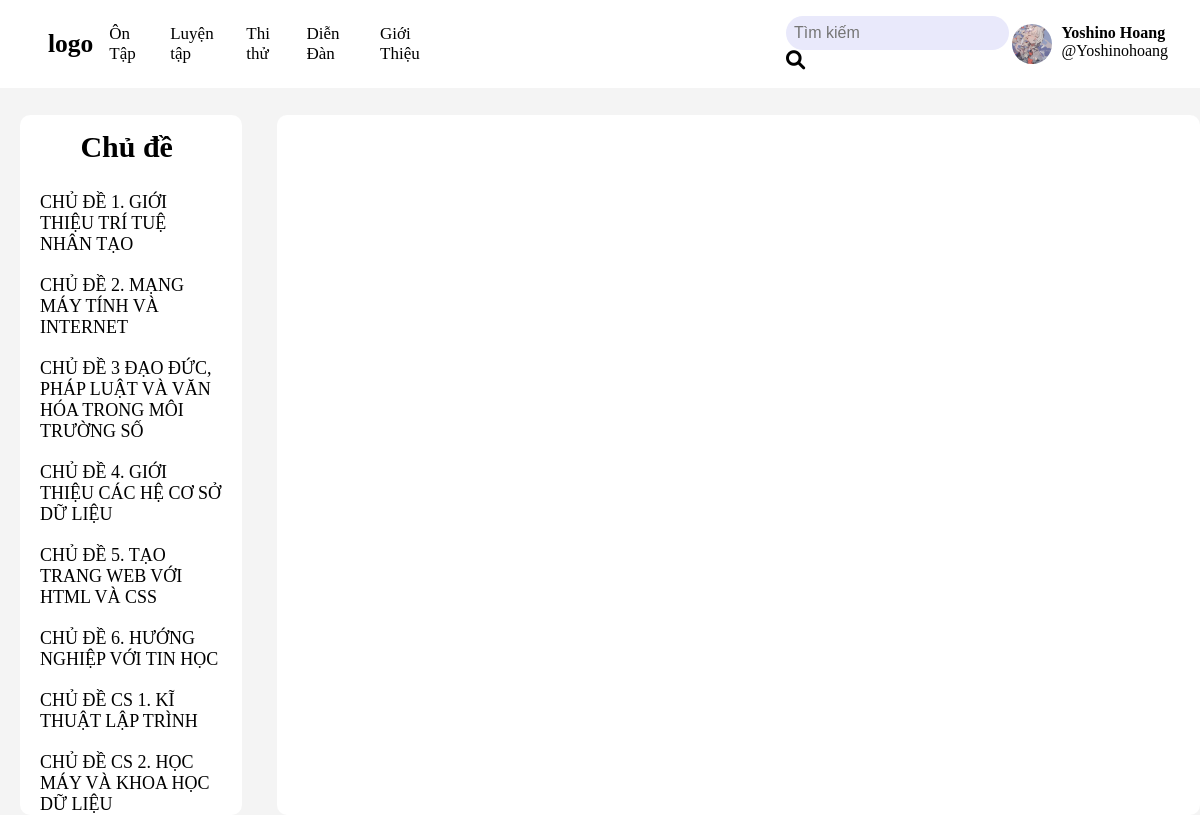
The app's page /on_tap (signed in) with its own data.
### base/models.py (models this page shows, shortened)
class bai_hoc(models.Model):
    name = models.CharField(max_length=2000)
    noi_dung = models.TextField()
    file_di_kem = models.FileField(blank=True)

### base/views.py (the view)
# urls.py: path('on_tap', views.bai_hoc_i, name='on_tap'),
def bai_hoc_i(request):
    all_lesson  = bai_hoc.objects.all()
    context={'all_lesson': all_lesson}
    return render(request, "base/bai_hoc.html",context)

### base/templates/base/bai_hoc.html (shortened to what this page needs)
<!DOCTYPE html>
<html>
<head>
    {% load static %}
    {% if request.session.theme == 'dark' %}
    <link rel="stylesheet" href="{% static 'styles/dark.css' %}">
    <link rel="stylesheet" href="{% static 'styles/b_dark.css' %}">
    {% else %}
    <link rel="stylesheet" href="{% static 'styles/light.css' %}">
    <link rel="stylesheet" href="{% static 'styles/b_light.css' %}">
    {% endif %}
</head>
<body>
    {% include 'navbar.html' %}
    <div class="midlle_section_1">
        <div class="lesson_choice">
            <h3>Chủ đề</h3>
            <br>
                {%for bai in all_lesson%}
                <div class="lc">
                    <a href="{%url 'bai' bai.id %}">{{bai.name}}</a>
                </div>
                {%endfor%}
        </div>
        <div class="noi_dung">
            <div class="nd">
                <h3>{{ten}}</h3>
            </div>
        </div>
    </div>
</body>
</html>

### static/styles/light.css (style rules this page uses)
body { background-color: #f4f4f4; padding-top: 75px; }
* { margin: 0; padding: 0; box-sizing: border-box; }
a { text-decoration: none; color: black; }

### static/styles/b_light.css (style rules this page uses)
.midlle_section_1 { padding-left: 20px; padding-top: 40px; display: grid; grid-template-columns: 1.2fr 5fr; column-gap: 35px; }
.lesson_choice { display: inline-block; background-color: #ffff; border-radius: 10px; padding: 10px; overflow-y: auto; height: 700px; }
.lesson_choice h3 { padding-top: 5px; font-size: 30px; padding-left: 25%; }
.lc { padding: 10px; padding-top: 10px; font-size: 18px; }
.noi_dung { background-color: #ffff; border-radius: 10px; padding: 20px; font-size: 20px; gap: 10px; }
.noi_dung h3 { padding-top: 10px; padding-bottom: 12px; font-size: 33px; }
.nd h3 { margin-bottom: 10px; }
.nd { padding: 10px; }

### records on screen
bai_hoc: name "CHỦ ĐỀ 1. GIỚI THIỆU TRÍ TUỆ NHÂN TẠO"
bai_hoc: name "CHỦ ĐỀ 2. MẠNG MÁY TÍNH VÀ INTERNET"
bai_hoc: name "CHỦ ĐỀ 3 ĐẠO ĐỨC, PHÁP LUẬT VÀ VĂN HÓA TRONG MÔI TRƯỜNG SỐ"
bai_hoc: name "CHỦ ĐỀ 4. GIỚI THIỆU CÁC HỆ CƠ SỞ DỮ LIỆU"
bai_hoc: name "CHỦ ĐỀ 5. TẠO TRANG WEB VỚI HTML VÀ CSS"
bai_hoc: name "CHỦ ĐỀ 6. HƯỚNG NGHIỆP VỚI TIN HỌC"
bai_hoc: name "CHỦ ĐỀ CS 1. KĨ THUẬT LẬP TRÌNH"
bai_hoc: name "CHỦ ĐỀ CS 2. HỌC MÁY VÀ KHOA HỌC DỮ LIỆU"
